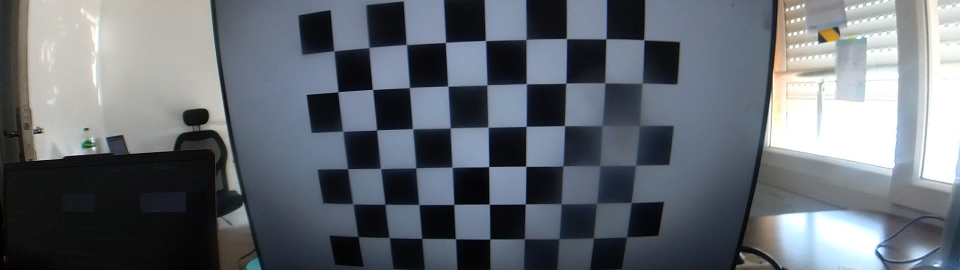
#> input picture datasets/18-calibration/views/f0022.jpg, 1920 x 540 px (shown at 1/2 size)
$ python calibrate_lab.py   (older library calls are emulated)
#> lines starting #> are read from the running program, lines starting #| are printed output that depends on the picture
### solutions/18-calibration/fisheye_model.py
# Lab 18 — Part A: the fisheye lens model of NAVERA's Insta360, written by hand.
#
# Run:  python3 fisheye_model.py
# It loads the REAL bench calibration, checks your projection against OpenCV, straightens
# one real frame, measures how bent the chessboard lines are before and after, saves
# before_after.jpg and writes the "model" part of results.json.
import json
import math
import os

import cv2
import numpy as np
import yaml

DATA = "/data/academy/18-calibration"
CALIB_FILE = DATA + "/insta360_top.yaml"
EXAMPLE = DATA + "/views/f0216.jpg"
HFOV = 111.0           # width of the straight picture (deg), as NAVERA publishes it


# [9 lines left out: function load_calibration, not called in this run]


def project_fisheye(X_cam, K, D):
    """Project 3D points given in the CAMERA frame (N x 3, metres, z forward) to pixels
    (N x 2) with OpenCV's fisheye model (equidistant + k1..k4 polynomial, no skew)."""
    X = np.asarray(X_cam, dtype=float).reshape(-1, 3)
    a, b = X[:, 0] / X[:, 2], X[:, 1] / X[:, 2]
    r = np.hypot(a, b)
    th = np.arctan(r)
    k1, k2, k3, k4 = np.asarray(D, dtype=float).ravel()[:4]
    th2 = th * th
    th_d = th * (1 + k1 * th2 + k2 * th2**2 + k3 * th2**3 + k4 * th2**4)
    scale = np.where(r > 1e-12, th_d / np.where(r > 1e-12, r, 1.0), 1.0)
    xd, yd = a * scale, b * scale
    u = K[0, 0] * xd + K[0, 2]
    v = K[1, 1] * yd + K[1, 2]
    return np.stack([u, v], axis=1)


# [28 lines left out: functions theta_d_of, theta_from_theta_d, not called in this run]


def reprojection_rms(obj_pts, img_pts_list, rvecs, tvecs, K, D):
    """RMS reprojection error (px) over all views, and the RMS of each view.
    obj_pts: the board corners (54 x 1 x 3) in the board frame; img_pts_list: the corners
    seen in each view; rvecs/tvecs: the pose of the board in each view (from calibration)."""
    obj = np.asarray(obj_pts, dtype=float).reshape(-1, 3)
    sq_all, per_view = [], []
    for seen, rv, tv in zip(img_pts_list, rvecs, tvecs):
        R, _ = cv2.Rodrigues(np.asarray(rv, dtype=float))
        Xc = obj @ R.T + np.asarray(tv, dtype=float).reshape(1, 3)
        e = project_fisheye(Xc, K, D) - np.asarray(seen, dtype=float).reshape(-1, 2)
        sq = (e ** 2).sum(axis=1)
        sq_all.append(sq)
        per_view.append(float(np.sqrt(sq.mean())))
    return float(np.sqrt(np.concatenate(sq_all).mean())), per_view


# [22 lines left out: functions straight_camera_matrix, undistort, line_bend_px, not called in this run]


# ---- you don't need to change anything below this line ----
BOARD = (9, 6)          # inner corners of the chessboard shown on the screen: 9 columns x 6 rows


# [45 lines left out: functions find_corners, worst_bend, draw, save_results, todo, not called in this run]


# [72 lines that do not run on import are left out]

### solutions/18-calibration/calibrate_lab.py
# Lab 18 — Part B: calibrate the Insta360 top lens yourself, and test the calibration.
#
# Run:  python3 calibrate_lab.py
# 1. finds the 9x6 chessboard corners in the 36 real views (about 1 minute the first time,
#    then cached in corners.npz),
# 2. calibrates with YOUR calibrate_fisheye() and recomputes the RMS with YOUR
#    reprojection_rms() from fisheye_model.py,
# 3. measures how stable fx is with 8 / 12 / 20 / 30 views, and the error on views the
#    calibration has never seen (hold-out),
# 4. fits the Brown–Conrady (pinhole) model with YOUR calibrate_pinhole() on the same views,
# and writes the "calibration" part of results.json.
import glob
import math
import os
import re
import time

import cv2
import numpy as np

import fisheye_model as fm

VIEWS = "/data/academy/18-calibration/views"
BOARD = (9, 6)          # inner corners: 9 columns x 6 rows
SQUARE_M = 0.03294      # side of one square on the screen, in metres


def board_points(cols, rows, square_m):
    """3D coordinates of the inner corners in the BOARD frame (the board is the plane Z = 0):
    an array (cols*rows, 1, 3) of float64, in the order the detector returns them —
    row by row, the column index changing fastest: (0,0,0), (s,0,0), (2s,0,0), ..."""
    obj = np.zeros((rows * cols, 1, 3), np.float64)
    obj[:, 0, :2] = np.mgrid[0:cols, 0:rows].T.reshape(-1, 2) * square_m
    return obj


def calibrate_fisheye(obj, views, size):
    """One call of cv2.fisheye.calibrate on all views. Returns (rms, K, D, rvecs, tvecs).
    Flags: recompute the board poses at each iteration, refuse ill-conditioned views,
    no skew."""
    flags = (cv2.fisheye.CALIB_RECOMPUTE_EXTRINSIC | cv2.fisheye.CALIB_CHECK_COND |
             cv2.fisheye.CALIB_FIX_SKEW)
    crit = (cv2.TERM_CRITERIA_EPS + cv2.TERM_CRITERIA_MAX_ITER, 200, 1e-9)
    rms, K, D, rvecs, tvecs = cv2.fisheye.calibrate([obj] * len(views), list(views), size,
                                                    np.eye(3), np.zeros((4, 1)), flags=flags, criteria=crit)
    return rms, K, D, rvecs, tvecs


def calibrate_pinhole(obj, views, size):
    """The Brown–Conrady model (k1, k2, p1, p2, k3) with cv2.calibrateCamera on the same
    views. Returns (rms, K, dist, rvecs, tvecs). Careful: this function wants float32."""
    obj32 = np.asarray(obj, dtype=np.float32)
    v32 = [np.asarray(v, dtype=np.float32) for v in views]
    rms, K, dist, rvecs, tvecs = cv2.calibrateCamera([obj32] * len(v32), v32, size, None, None)
    return rms, K, dist, rvecs, tvecs


# ---- you don't need to change anything below this line ----
def detect_all():
    """Corners of every view, cached in corners.npz (the detection is the slow part)."""
    files = sorted(glob.glob(os.path.join(VIEWS, "*.jpg")))
    if os.path.exists("corners.npz"):
        z = np.load("corners.npz")
        if len(z["names"]) and set(z["names"]) <= {os.path.basename(f)[:-4] for f in files}:
            print(f"corners.npz: {len(z['names'])} views (delete it to detect again)")
            return list(z["names"]), list(z["corners"]), tuple(int(v) for v in z["size"])
    names, views, size = [], [], None
    t0 = time.time()
    for f in files:
        img = cv2.cvtColor(cv2.imread(f), cv2.COLOR_BGR2GRAY)     # exactly as calibrate_camera.py
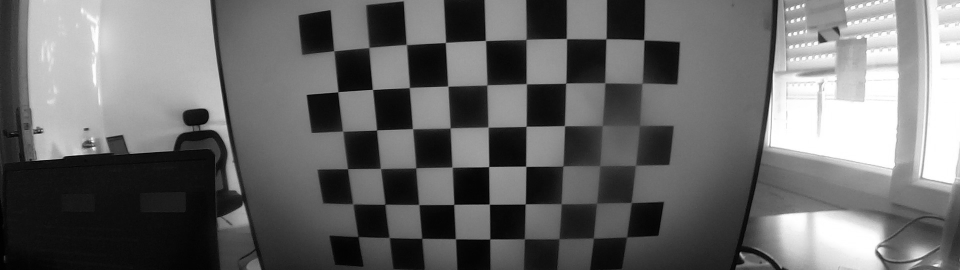
#> img: shape (540, 1920) (shown at 1/2 size); min 0, max 255, mean 105.4
        size = (img.shape[1], img.shape[0])
#> size = (1920, 540)
        ok, c = cv2.findChessboardCornersSB(img, BOARD, flags=cv2.CALIB_CB_EXHAUSTIVE | cv2.CALIB_CB_ACCURACY)
#> ok = True; c = 54 rows, first 8: [1253.7, 474.1], [1187.4, 476.4], [1118.5, 477.8], [1049.1, 477.8], [980.1, 478.3], [911.5, 477.8], [844.1, 476.9], [778.8, 475.5]
        print(f"  {os.path.basename(f)}: {'board found' if ok else 'no board'}", flush=True)
#|   f0022.jpg: board found
        if ok:
            names.append(os.path.basename(f)[:-4])
            views.append(c.astype(np.float64).reshape(-1, 1, 2))
#> pass 2 of the loop in detect_all, `for f in files:`:
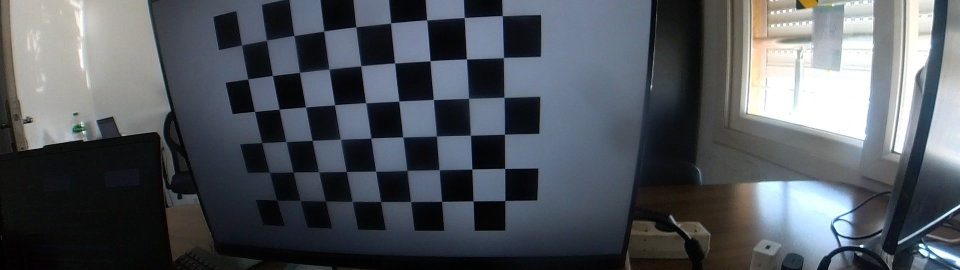
#> input picture datasets/18-calibration/views/f0044.jpg, 1920 x 540 px (shown at 1/2 size)
#> in detect_all, `img = cv2.cvtColor(cv2.imread(f), cv2.COLOR_BGR2GRAY)`:
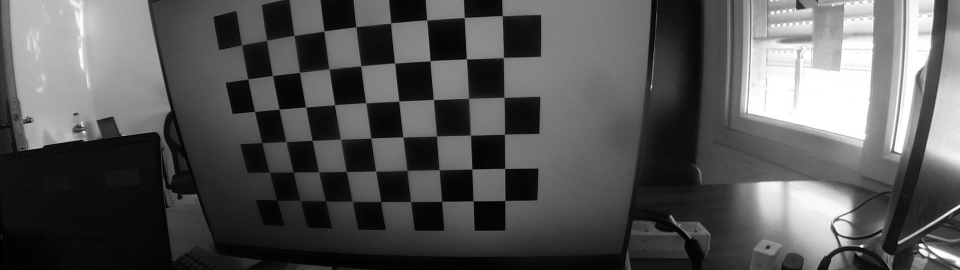
#> img: shape (540, 1920) (shown at 1/2 size); min 0, max 255, mean 85.6
#> c = 54 rows, first 8: [1010.4, 401.5], [946.8, 402.1], [884, 403], [822, 403.4], [762, 403.3], [705.2, 403], [651.4, 402.1], [600.9, 401.2]
#|   f0044.jpg: board found
#> pass 3 of the loop in detect_all, `for f in files:`:
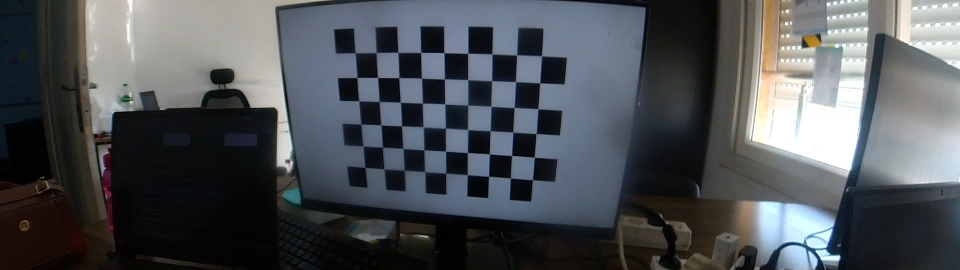
#> input picture datasets/18-calibration/views/f0075.jpg, 1920 x 540 px (shown at 1/2 size)
#> in detect_all, `img = cv2.cvtColor(cv2.imread(f), cv2.COLOR_BGR2GRAY)`:
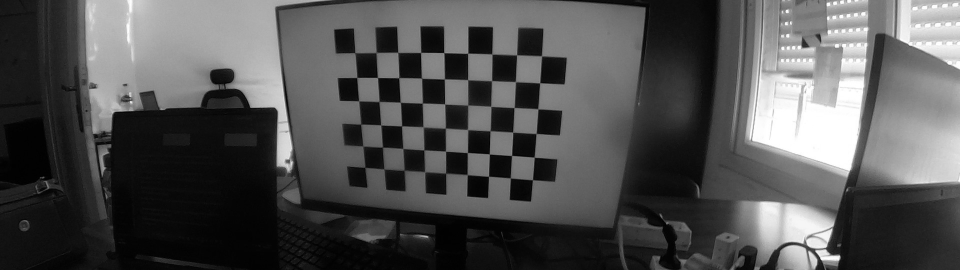
#> img: shape (540, 1920) (shown at 1/2 size); min 0, max 255, mean 81.4
#> c = 54 rows, first 8: [1065.4, 359.9], [1021.3, 356.4], [977.6, 353], [935, 349.9], [892.2, 346.9], [850.2, 344.1], [809.2, 340.9], [768.8, 338.2]
#|   f0075.jpg: board found
#> `names, views, size = detect_all()`: names = ['f0022', 'f0044', 'f0075']; views = 3 items; size = (1920, 540)
    print(f"detection: {len(views)}/{len(files)} views in {time.time() - t0:.0f} s -> corners.npz")
    np.savez("corners.npz", names=np.array(names), corners=np.array(views), size=np.array(size))
    return names, views, size


def calibrate_robust(obj, views, size, names=None):
    """Your calibrate_fisheye(), dropping the views OpenCV refuses (CALIB_CHECK_COND), as
    navera_tools/calibrate_camera.py does. Returns (result, kept names, dropped names)."""
#> called with obj = array of shape (54, 1, 3), size = (1920, 540)
    views, names = list(views), list(names or range(len(views)))
#> names = ['f0022', 'f0044', 'f0075']
    dropped = []
    while True:
        try:
            r = calibrate_fisheye(obj, views, size)
            if r is None:
                raise SystemExit("calibrate_fisheye() is not written yet — it returns None")
            return r, names, dropped
        except cv2.error as e:
            m = re.search(r"input array (\d+)", str(e))
            if not m or len(views) <= 8:
                raise
            bad = int(m.group(1))
            dropped.append(names[bad])
            del views[bad], names[bad]
#> this loop made 1 pass
#> (rms in calibrate_fisheye, K in calibrate_fisheye, D in calibrate_fisheye) on pass 1: (0.558, [[699.2, 0, 928.3], [0, 769.2, 324.3], [0, 0, 1]], [0.203, -0.387, 0.403, -0.137])
#> after the loop, dropped = []


def holdout_rms_fisheye(obj, test_views, K, D):
    """Error on views NOT used for calibration: the pose of the board is estimated from the
    undistorted corners (solvePnP), then the corners are projected with YOUR project_fisheye."""
    sq = []
    for v in test_views:
        n = cv2.fisheye.undistortPoints(v.reshape(-1, 1, 2), K, D)
        ok, rv, tv = cv2.solvePnP(obj.astype(np.float64), n, np.eye(3), None)
        R, _ = cv2.Rodrigues(rv)
        Xc = obj.reshape(-1, 3) @ R.T + tv.reshape(1, 3)
        p = fm.project_fisheye(Xc, K, D)
        if p is None:
            raise SystemExit("project_fisheye() is not written yet (fisheye_model.py, TODO 2)")
        e = p - v.reshape(-1, 2)
        sq.append((e ** 2).sum(axis=1))
    return float(np.sqrt(np.concatenate(sq).mean()))


def holdout_rms_pinhole(obj, test_views, K, dist):
    sq = []
    for v in test_views:
        ok, rv, tv = cv2.solvePnP(obj.astype(np.float32), v.astype(np.float32), K, dist)
        p, _ = cv2.projectPoints(obj.astype(np.float32), rv, tv, K, dist)
        sq.append(((p.reshape(-1, 2) - v.reshape(-1, 2)) ** 2).sum(axis=1))
    return float(np.sqrt(np.concatenate(sq).mean()))


if __name__ == "__main__":
    obj = board_points(*BOARD, SQUARE_M)
    if obj is None:
        raise SystemExit("board_points() is not written yet — it returns None")
    print(f"board: {obj.shape[0]} corners, last one at {obj[-1].ravel()} m")
    names, views, size = detect_all()

    # 1. the calibration on every view
    t0 = time.time()
    (rms, K, D, rvecs, tvecs), kept, dropped = calibrate_robust(obj, views, size, names)
#> rms = 0.558; K = [[699.2, 0, 928.3], [0, 769.2, 324.3], [0, 0, 1]]; D = [0.203, -0.387, 0.403, -0.137]; rvecs = ([0.152, -0.494, 3.07], [0.145, -0.648, 3.03], [-0.218, 0.618, -3.04]); tvecs = ([0.156, 0.065, 0.317], [0.0423, 0.0362, 0.358], [0.102, 0.0238, 0.519]); kept = ['f0022', 'f0044', 'f0075']; dropped = []
    print(f"\nfisheye calibration: {len(kept)} views used, {len(dropped)} refused {dropped}, "
          f"{time.time() - t0:.1f} s")
    np.set_printoptions(precision=2, suppress=True)
    print(f"  fx {K[0, 0]:.1f}  fy {K[1, 1]:.1f}  cx {K[0, 2]:.1f}  cy {K[1, 2]:.1f}  D {D.ravel()}")
#|   fx 699.2  fy 769.2  cx 928.3  cy 324.3  D [ 0.2  -0.39  0.4  -0.14]
    kept_views = [views[names.index(n)] for n in kept]
#> kept_views = 3 items
    mine, per_view = fm.reprojection_rms(obj, kept_views, rvecs, tvecs, K, D.ravel())
#> the loop in reprojection_rms, `for seen, rv, tv in zip(img_pts_list, rvecs, tvecs):` made 3 passes
#> (rv, tv) on passes 1 to 3: ([0.152, -0.494, 3.07], [0.156, 0.065, 0.317]), ([0.145, -0.648, 3.03], [0.0423, 0.0362, 0.358]), ([-0.218, 0.618, -3.04], [0.102, 0.0238, 0.519])
#> after the loop in reprojection_rms, `for seen, rv, tv in zip(img_pts_list, rvecs, tvecs):`: per_view = [0.701, 0.537, 0.395]; sq_all = 3 items
#> mine = 0.558; per_view = [0.701, 0.537, 0.395]
    if mine is None:
        raise SystemExit("reprojection_rms() is not written yet")
    print(f"  RMS: OpenCV {rms:.4f} px, your reprojection_rms() {mine:.4f} px")
#|   RMS: OpenCV 0.5585 px, your reprojection_rms() 0.5585 px
    worst = int(np.argmax(per_view))
#> worst = 0
    print(f"  worst view {kept[worst]}: {per_view[worst]:.3f} px; best {min(per_view):.3f} px")
#|   worst view f0022: 0.701 px; best 0.395 px
    def farthest_deg(vs):
        nrm = cv2.fisheye.undistortPoints(np.vstack(vs).reshape(-1, 1, 2), K, D).reshape(-1, 2)
#> nrm = 162 pairs, first value -0.722 to 0.561, second value -0.391 to 0.205
        return float(np.degrees(np.arctan(np.hypot(nrm[:, 0], nrm[:, 1]))).max())
    max_angle, max_angle_all = farthest_deg(kept_views), farthest_deg(views)
#> max_angle = 38.66; max_angle_all = 38.66
    print(f"  farthest corner: {max_angle:.1f} deg from the optical axis in the views used, "
          f"{max_angle_all:.1f} deg in all the views detected")
#|   farthest corner: 38.7 deg from the optical axis in the views used, 38.7 deg in all the views detected

    # 2. stability: random subsets of views
    rng = np.random.default_rng(18)
    subsets = {}
    print("\nstability of fx (6 random subsets per size):")
    for n in (8, 12, 20, 30):
        fxs, fails = [], 0
        for _ in range(6):
#> (the run stopped early here; a loop or call above may not have finished)
